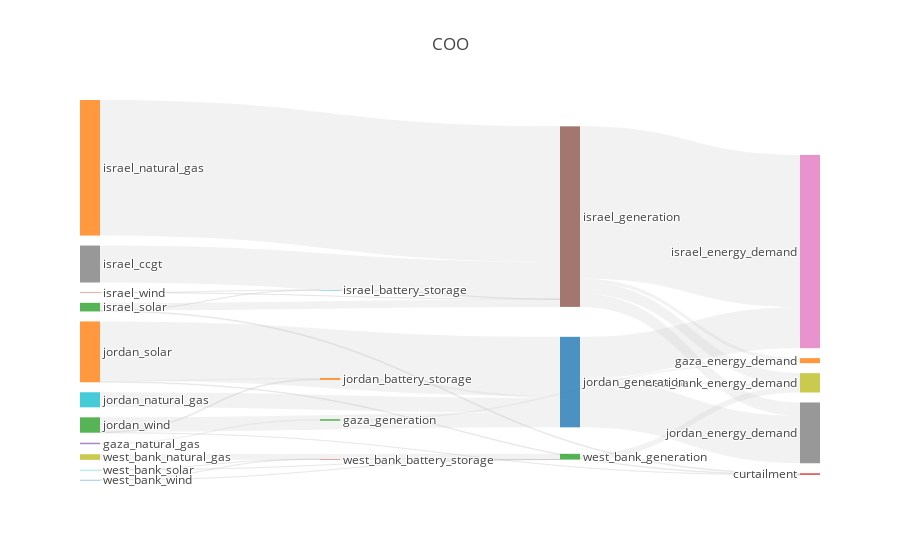

The notebook cell saved with this chart:
### Code cell
import plotly.io as pio
import plotly.graph_objs as go
from plotly.offline import download_plotlyjs, init_notebook_mode, plot, iplot
pio.renderers.default = 'iframe'

scenario='COO'

fig = results[scenario].plot_flows_sankey(title=scenario)
pio.write_image(fig, f'../outputs/figures/OMS_sankey_{scenario}.png',scale=4, width=1100, height=700)

### Figure 1 — Plotly figure (JSON) as saved in the notebook; plotly's stock layout.template omitted (floating-point values rounded to 4 significant figures)
{"data": [{"domain": {"x": [0, 1], "y": [0, 1]}, "link": {"color": ["rgba(189, 189, 189, 0.2)", "rgba(189, 189, 189, 0.2)", "rgba(189, 189, 189, 0.2)", "rgba(189, 189, 189, 0.2)", "rgba(189, 189, 189, 0.2)", "rgba(189, 189, 189, 0.2)", "rgba(189, 189, 189, 0.2)", "rgba(189, 189, 189, 0.2)", "rgba(189, 189, 189, 0.2)", "rgba(189, 189, 189, 0.2)", "rgba(189, 189, 189, 0.2)", "rgba(189, 189, 189, 0.2)", "rgba(189, 189, 189, 0.2)", "rgba(189, 189, 189, 0.2)", "rgba(189, 189, 189, 0.2)", "rgba(189, 189, 189, 0.2)", "rgba(189, 189, 189, 0.2)", "rgba(189, 189, 189, 0.2)", "rgba(189, 189, 189, 0.2)", "rgba(189, 189, 189, 0.2)", "rgba(189, 189, 189, 0.2)", "rgba(189, 189, 189, 0.2)", "rgba(189, 189, 189, 0.2)", "rgba(189, 189, 189, 0.2)", "rgba(189, 189, 189, 0.2)", "rgba(189, 189, 189, 0.2)", "rgba(189, 189, 189, 0.2)", "rgba(189, 189, 189, 0.2)", "rgba(189, 189, 189, 0.2)", "rgba(189, 189, 189, 0.2)", "rgba(189, 189, 189, 0.2)", "rgba(189, 189, 189, 0.2)", "rgba(189, 189, 189, 0.2)", "rgba(189, 189, 189, 0.2)", "rgba(189, 189, 189, 0.2)", "rgba(189, 189, 189, 0.2)", "rgba(189, 189, 189, 0.2)", "rgba(189, 189, 189, 0.2)", "rgba(189, 189, 189, 0.2)", "rgba(189, 189, 189, 0.2)", "rgba(189, 189, 189, 0.2)", "rgba(189, 189, 189, 0.2)", "rgba(189, 189, 189, 0.2)", "rgba(189, 189, 189, 0.2)", "rgba(189, 189, 189, 0.2)", "rgba(189, 189, 189, 0.2)", "rgba(189, 189, 189, 0.2)", "rgba(189, 189, 189, 0.2)", "rgba(189, 189, 189, 0.2)", "rgba(189, 189, 189, 0.2)", "rgba(189, 189, 189, 0.2)", "rgba(189, 189, 189, 0.2)"], "source": [0, 34, 2, 32, 4, 5, 5, 5, 39, 7, 8, 9, 35, 35, 35, 35, 11, 12, 12, 12, 13, 13, 13, 41, 15, 16, 17, 40, 40, 40, 19, 20, 21, 21, 21, 22, 22, 22, 43, 24, 25, 26, 42, 42, 42, 28, 29, 29, 29, 30, 30, 30], "target": [31, 32, 32, 31, 32, 33, 34, 32, 35, 35, 35, 35, 31, 36, 37, 38, 35, 33, 39, 35, 33, 39, 35, 40, 40, 40, 40, 36, 37, 38, 40, 40, 33, 41, 40, 33, 41, 40, 42, 42, 42, 42, 36, 37, 38, 42, 33, 43, 42, 33, 43, 42], "value": [0, 0, 0, 700400.0, 700400.0, 0, 0, 0, 140500.0, 17180000.0, 0, 0, 1634000.0, 70830000.0, 6128000.0, 5395000.0, 63060000.0, 407700.0, 122800.0, 3475000.0, 0, 17950.0, 127400.0, 914200.0, 0, 0, 0, 19060000.0, 22150000.0, 890200.0, 7009000.0, 0, 350200.0, 494000.0, 27450000.0, 1172.0, 421800.0, 6726000.0, 2251.0, 0, 0, 0, 0, 0, 2694000.0, 2632000.0, 0, 445.3, 9112.0, 0, 1810.0, 50540.0]}, "node": {"label": ["egypt_generation", "gaza_battery_storage", "gaza_diesel", "gaza_generation", "gaza_natural_gas", "gaza_solar", "israel_battery_storage", "israel_ccgt", "israel_coal", "israel_diesel", "israel_generation", "israel_natural_gas", "israel_solar", "israel_wind", "jordan_battery_storage", "jordan_ccgt", "jordan_coal", "jordan_diesel", "jordan_generation", "jordan_natural_gas", "jordan_shale", "jordan_solar", "jordan_wind", "west_bank_battery_storage", "west_bank_ccgt", "west_bank_coal", "west_bank_diesel", "west_bank_generation", "west_bank_natural_gas", "west_bank_solar", "west_bank_wind", "gaza_energy_demand", "gaza_generation", "curtailment", "gaza_battery_storage", "israel_generation", "israel_energy_demand", "jordan_energy_demand", "west_bank_energy_demand", "israel_battery_storage", "jordan_generation", "jordan_battery_storage", "west_bank_generation", "west_bank_battery_storage"], "line": {"color": "black", "width": 0}, "pad": 10}, "orientation": "h", "type": "sankey", "valueformat": ".0f"}], "layout": {"autosize": true, "font": {"size": 12}, "title": {"text": "COO"}}}
